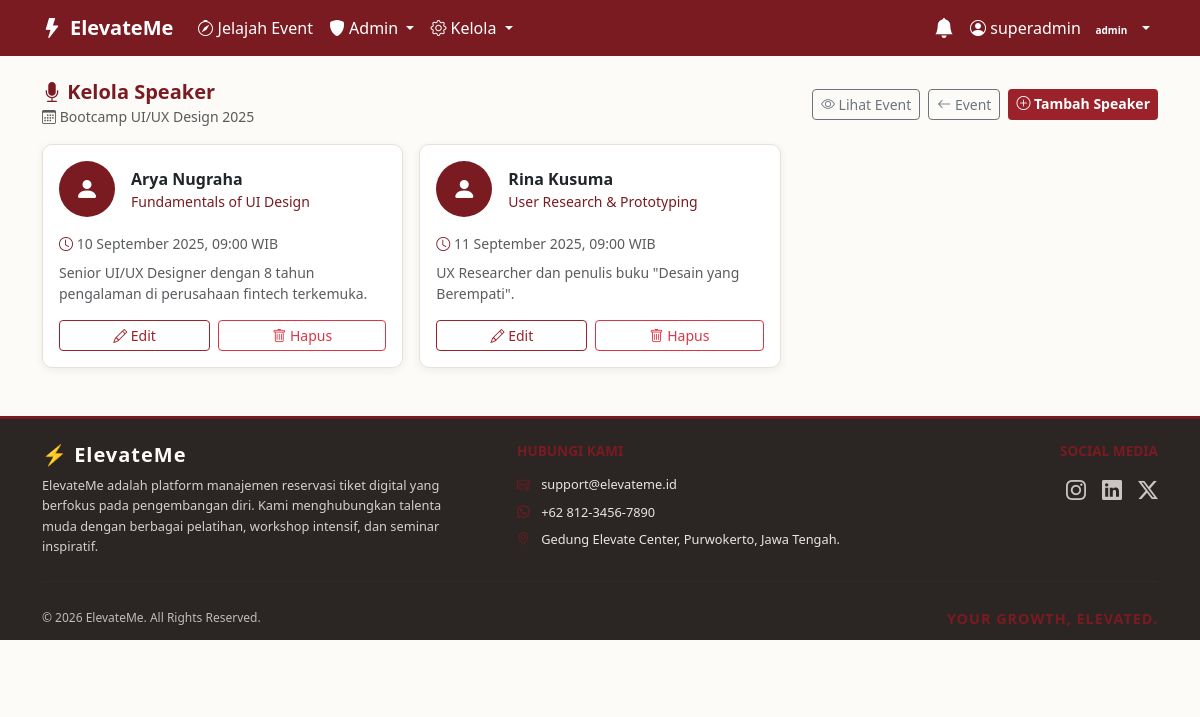
The app's page /views/speakers/manage.php?event_id=1 (signed in) with its own data.
### tables this page shows
CREATE TABLE events (
    id            INT PRIMARY KEY AUTO_INCREMENT,
    organizer_id  INT NOT NULL,
    title         VARCHAR(200) NOT NULL,
    description   TEXT,
    location      VARCHAR(200),
    start_date    DATETIME,
    end_date      DATETIME,
    banner        VARCHAR(255) DEFAULT NULL,
    status        ENUM('draft', 'published', 'cancelled', 'completed') DEFAULT 'draft',
    created_at    TIMESTAMP DEFAULT CURRENT_TIMESTAMP,
    FOREIGN KEY (organizer_id) REFERENCES users(id) ON DELETE CASCADE
);

CREATE TABLE speakers (
    id            INT PRIMARY KEY AUTO_INCREMENT,
    event_id      INT NOT NULL,
    name          VARCHAR(100) NOT NULL,
    topic         VARCHAR(200),
    bio           TEXT,
    photo         VARCHAR(255) DEFAULT NULL,
    session_time  DATETIME,
    FOREIGN KEY (event_id) REFERENCES events(id) ON DELETE CASCADE
);

### classes/Database.php (called while the page is built, shortened)
<?php
class Database
{
    private static $instance = null;
    private $db;
    private function __construct()
    {
        $dsn = 'mysql:host=' . DB_HOST . ';dbname=' . DB_NAME . ';charset=' . DB_CHARSET;
        $options = [
            PDO::ATTR_ERRMODE            => PDO::ERRMODE_EXCEPTION,
            PDO::ATTR_DEFAULT_FETCH_MODE => PDO::FETCH_ASSOC,
            PDO::ATTR_EMULATE_PREPARES   => false,
        ];
        try {
            $this->db = new PDO($dsn, DB_USER, DB_PASS, $options);
        } catch (PDOException $e) {
            die('<div style="background:#7A1B22;color:#fff;padding:20px;font-family:sans-serif;">
                    <strong>Koneksi Database Gagal.</strong> Periksa konfigurasi di config/database.php.<br>
                    <small>Detail: ' . $e->getMessage() . '</small>
                 </div>');
        }
    }
    public static function getInstance()
    {
        if (self::$instance === null) {
            self::$instance = new Database();
        }
        return self::$instance;
    }
    public function getConnection()
    {
        return $this->db;
    }
}

### classes/BaseModel.php (called while the page is built, shortened)
<?php
abstract class BaseModel
{
    protected $db;
    protected $table = '';
    function __construct()
    {
        $this->db = Database::getInstance()->getConnection();
    }
    function getById($id)
    {
        $stmt = $this->db->prepare(
            "SELECT * FROM {$this->table} WHERE id = :id"
        );
        $stmt->execute([':id' => $id]);
        return $stmt->fetch();
    }
}

### config/bootstrap.php (called while the page is built, shortened)
<?php
require_once BASE_PATH . '/classes/Database.php';
require_once BASE_PATH . '/classes/BaseModel.php';
require_once BASE_PATH . '/classes/SpeakerModel.php';
function e($string)
{
    return htmlspecialchars($string ?? '', ENT_QUOTES, 'UTF-8');
}
function tanggal_id($date_string)
{
    $bulan = [
        1=>'Januari', 2=>'Februari', 3=>'Maret', 4=>'April',
        5=>'Mei', 6=>'Juni', 7=>'Juli', 8=>'Agustus',
        9=>'September', 10=>'Oktober', 11=>'November', 12=>'Desember',
    ];
    $timestamp = strtotime($date_string);
    return date('d', $timestamp) . ' ' . $bulan[(int) date('n', $timestamp)] . ' ' . date('Y', $timestamp);
}

### classes/SpeakerModel.php (called while the page is built, shortened)
<?php
class SpeakerModel extends BaseModel
{
    function getByEvent($event_id)
    {
        $stmt = $this->db->prepare(
            "SELECT * FROM speakers WHERE event_id = :event_id ORDER BY session_time ASC"
        );
        $stmt->execute([':event_id' => $event_id]);
        return $stmt->fetchAll();
    }
}

### views/speakers/manage.php (the view, shortened to what this page needs)
<?php
require_once __DIR__ . '/../../config/bootstrap.php';
$speaker_model = new SpeakerModel();
$event_model   = new EventModel();
$event_id = (int) ($_GET['event_id'] ?? 0);
$aksi     = $_GET['aksi'] ?? 'list';
$event = $event_model->getById($event_id);
$speakers   = $speaker_model->getByEvent($event_id);
?>
<?php require_once __DIR__ . '/../layouts/header.php'; ?>
<div class="d-flex align-items-center justify-content-between mb-3">
    <div>
        <h5 class="fw-bold mb-0" style="color: var(--color-accent);">
            <i class="bi bi-mic-fill"></i> Kelola Speaker
        </h5>
        <span class="text-muted small">
            <i class="bi bi-calendar3"></i> <?= e($event['title']) ?>
        </span>
    </div>
    <div class="d-flex gap-2">
        <a href="<?= BASE_URL ?>/views/events/detail.php?id=<?= $event_id ?>"
           class="btn btn-outline-secondary btn-sm">
            <i class="bi bi-eye"></i> Lihat Event
        </a>
        <a href="<?= BASE_URL ?>/views/events/manage.php" class="btn btn-outline-secondary btn-sm">
            <i class="bi bi-arrow-left"></i> Event
        </a>
        <?php if ($aksi === 'list'): ?>
            <a href="?event_id=<?= $event_id ?>&aksi=tambah" class="btn btn-cta btn-sm fw-semibold">
                <i class="bi bi-plus-circle"></i> Tambah Speaker
            </a>
        <?php endif; ?>
    </div>
</div>
<?php if (empty($speakers)): ?>
    <div class="text-center py-5">
        <i class="bi bi-mic" style="font-size: 3rem; color: #ccc;"></i>
        <p class="mt-3 text-muted">Belum ada speaker untuk event ini.</p>
        <a href="?event_id=<?= $event_id ?>&aksi=tambah" class="btn btn-cta btn-sm">
            <i class="bi bi-plus-circle"></i> Tambah Speaker Pertama
        </a>
    </div>
<?php else: ?>
    <div class="row g-3">
        <?php foreach ($speakers as $spk): ?>
            <div class="col-md-6 col-lg-4">
                <div class="card card-elevate h-100">
                    <div class="card-body">
                        <div class="d-flex align-items-center gap-3 mb-3">
                            <?php if (!empty($spk['photo'])): ?>
                                <img src="<?= BASE_URL ?>/public/uploads/speakers/<?= e($spk['photo']) ?>"
                                     class="rounded-circle flex-shrink-0"
                                     style="width:56px;height:56px;object-fit:cover;"
                                     alt="<?= e($spk['name']) ?>">
                            <?php else: ?>
                                <div class="rounded-circle flex-shrink-0 d-flex align-items-center justify-content-center"
                                     style="width:56px;height:56px;background:var(--color-accent);color:#fff;font-size:1.5rem;">
                                    <i class="bi bi-person-fill"></i>
                                </div>
                            <?php endif; ?>
                            <div>
                                <div class="fw-bold"><?= e($spk['name']) ?></div>
                                <div class="small" style="color: var(--color-accent);">
                                    <?= e($spk['topic']) ?>
                                </div>
                            </div>
                        </div>
                        <div class="small text-muted mb-2">
                            <i class="bi bi-clock" style="color: var(--color-accent);"></i>
                            <?= tanggal_id($spk['session_time']) ?>,
                            <?= date('H:i', strtotime($spk['session_time'])) ?> WIB
                        </div>
                        <?php if (!empty($spk['bio'])): ?>
                            <p class="small text-muted mb-3">
                                <?= e(mb_substr($spk['bio'], 0, 100)) ?>
                            </p>
                        <?php endif; ?>
                        <div class="d-flex gap-2 mt-auto">
                            <a href="?event_id=<?= $event_id ?>&aksi=edit&id=<?= $spk['id'] ?>"
                               class="btn btn-outline-cta btn-sm flex-fill">
                                <i class="bi bi-pencil"></i> Edit
                            </a>
                            <form method="POST" action="" class="flex-fill"
                                  onsubmit="return confirm('Hapus speaker \'<?= e(addslashes($spk['name'])) ?>\'?')">
                                <button type="submit" name="hapus_speaker"
                                        class="btn btn-outline-danger btn-sm w-100">
                                    <i class="bi bi-trash"></i> Hapus
                                </button>
                            </form>
                        </div>
                    </div>
                </div>
            </div>
        <?php endforeach; ?>
    </div>
<?php endif; ?>
<?php require_once __DIR__ . '/../layouts/footer.php'; ?>

### views/layouts/header.php (style rules this page uses)
:root { --color-bg: #FDFBF7; --color-text: #2B2523; --color-accent: #7A1B22; --color-cta: #9B222B; --color-cta-hover:#7A1B22; }
body { background-color:var(--color-bg); color:var(--color-text); font-family:'Segoe UI',system-ui,sans-serif; }
html { max-width: 100vw; overflow-x: hidden; }
body { max-width: 100vw; overflow-x: hidden; }
.btn-cta { background-color:var(--color-cta); color:#fff; border:none; }
.btn-outline-cta { border:1px solid var(--color-cta); color:var(--color-cta); background:transparent; }
.card-elevate { border:1px solid #e8e0d8; border-radius:10px; background:#fff; box-shadow:0 2px 8px rgba(43,37,35,0.07); transition:transform 0.3s ease-in-out, box-shadow 0.3s ease-in-out; }

### records on screen
events: title "Bootcamp UI/UX Design 2025"
speakers: name "Arya Nugraha", topic "Fundamentals of UI Design", session_time "10 September 2025", session_time "09:00", bio "Senior UI/UX Designer dengan 8 tahun pengalaman di perusahaan fintech terkemuka."
speakers: name "Rina Kusuma", topic "User Research & Prototyping", session_time "11 September 2025", session_time "09:00", bio "UX Researcher dan penulis buku \"Desain yang Berempati\"."

### other values on screen
$_SESSION['username'] "superadmin"
$auth->getRole() "admin"
